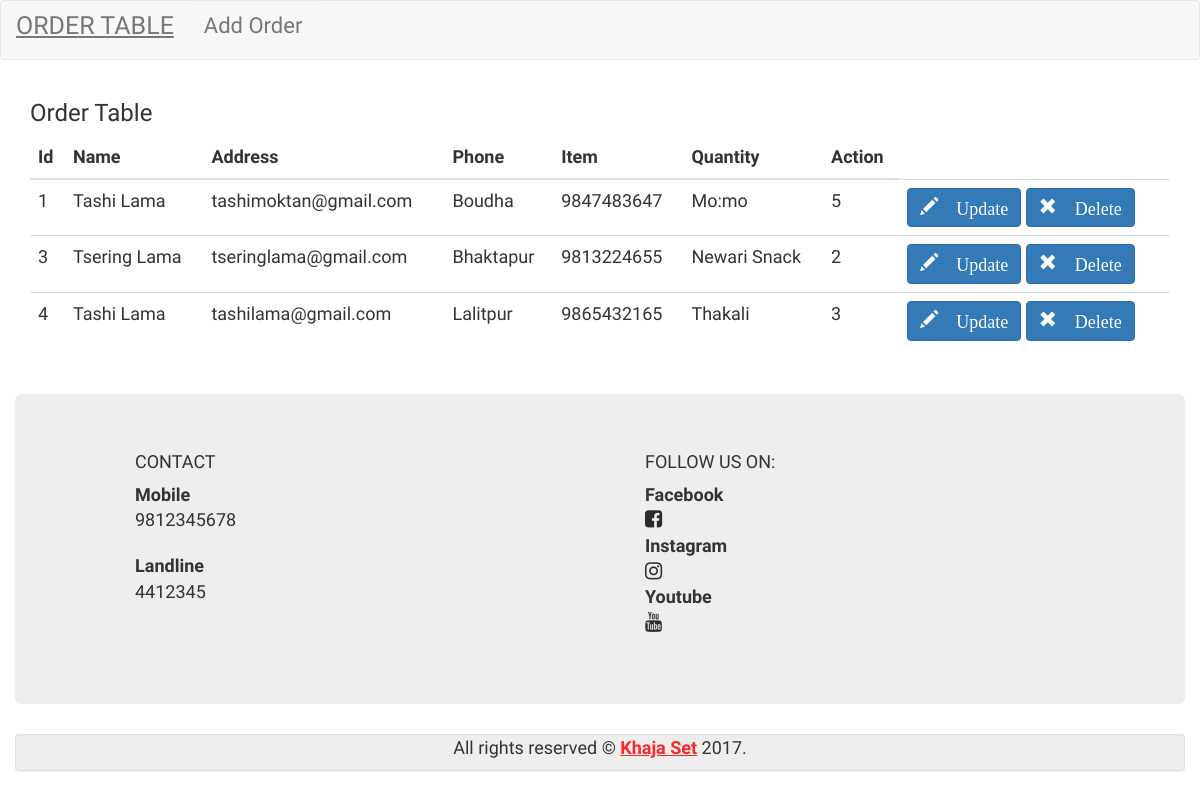
The page /User/index.php on the database its author committed.
### tables this page shows
CREATE TABLE `addorder` (
  `id` int(11) NOT NULL,
  `name` varchar(50) NOT NULL,
  `email` varchar(50) NOT NULL,
  `address` varchar(50) NOT NULL,
  `phone` bigint(11) NOT NULL,
  `item` varchar(50) NOT NULL,
  `quantity` int(11) NOT NULL
);

### User/index.php (the view, shortened to what this page needs)
<?php include('header.php'); ?>
<div class="container" id="orderTable-container">
        <h3>Order Table</h3>
    <div class="table-responsive">
    <table class="table">
        <thead>
            <tr>
                <th>Id</th><th>Name</th><th>Address</th><th>Phone</th><th>Item</th><th>Quantity</th><th>Action</th>
            </tr>
        </thead>
       <tbody>
        <?php
        include('../backend/connect.php');
        $select="Select * from addorder";
        $query=mysqli_query($con,$select) or die(mysqli_error($con));
        if(mysqli_num_rows($query)!=false){
            while($row=mysqli_fetch_assoc($query)){
                echo "<tr>";
                foreach($row as $val){
                    echo "<td>".$val."</td>";
                }
                echo "<td>"."<button class='btn btn-primary' type='button' name='update'><a href='update.php?Id=".$row['Id']."' style='color:white;text-decoration:none;'><span class='glyphicon glyphicon-pencil'> Update</span></a></button>
                             <button class='btn btn-primary' type='button' name='delete'><a href='delete.php?Id=".$row['Id']."'style='color:white;text-decoration:none;'><span class='glyphicon glyphicon-remove'> Delete</span></a></button>"."</td>";
                echo "</tr>";
            }
        }
        ?>
        </tbody>
    </table>
    </div>
</div>
<?php include('../footer.php'); ?>

### User/header.php (shortened to what this page needs)
<!DOCTYPE html>
<html>
<head>
    <link rel="stylesheet" href="https://maxcdn.bootstrapcdn.com/bootstrap/3.3.7/css/bootstrap.min.css">
    <link rel="stylesheet" href="../css/main.css" type="text/css">
    <link rel="stylesheet" href="https://cdnjs.cloudflare.com/ajax/libs/font-awesome/4.7.0/css/font-awesome.min.css">
</head>
<body>
<nav class="navbar navbar-default">
    <div class="container-fluid">
                <div class="navbar-header">
                    <a class="navbar-brand" href="index.php" > ORDER TABLE</a>
                 </div>
                 <div class="">
                    <ul class="nav navbar-nav">
                    <li><a href="addorder.php">Add Order</a></li>
                    </ul>
                 </div>
    </div>
 </nav>

### footer.php
    <div class="container-fluid">
        <div class="jumbotron">
           <div class="row" id="footer-row">
               <div class="col-sm-5">
                <h4>CONTACT</h4>
                <dl>
                    <dt>Mobile</dt>
                    <dd>9812345678</dd>
                </dl>
                <dl>
                    <dt>Landline</dt>
                    <dd>4412345</dd>
                </dl>
            </div>
            <div class="col-sm-5">
                <h4>FOLLOW US ON: </h4>
                <dl>
                    <dt>Facebook</dt>
                    <dd><a href="https://www.facebook.com"><i class="fa fa-facebook-square" style="font-size:20px;color:#2C2C2C;"></i></dd></a>
                    <dt>Instagram</dt>
                    <dd><a href="instagram.com"><i class="fa fa-instagram" style="font-size: 20px;color:#2C2C2C;"></i></a></dd>
                    <dt>Youtube</dt>
                    <dd><a href="youtube.com"><i class="fa fa-youtube" style="font-size: 20px;color:#2C2C2C;"></i></a></dd>
                </dl>
            </div>
        </div>
    </div>
    <div class="panel panel-default">
        <p>   All rights reserved &copy; <b style="color: #fb2828;"><u>Khaja Set</u></b> 2017.</p>
    </div>
    </div>
</body>
</html>

### css/main.css (style rules this page uses)
* { padding:0px; margin:0px; font-family: 'Lobster', cursive; font-size:18px; }
.navbar-brand { font-size:25px; text-decoration:underline; }
.navbar { height:60px; }
.navbar-default .navbar-nav>li>a { background:#f7f7f7; font-size:22px; }
.container { margin-bottom:25px; }
.panel.panel-default { background:#eee; text-align:center; font-size:20px; }
#footer-row { display: flex; justify-content: space-between; }

### rows shown on the page
addorder: id "1", name "Tashi Lama", email "tashimoktan@gmail.com", address "Boudha", phone "9847483647", item "Mo:mo", quantity "5"
addorder: id "3", name "Tsering Lama", email "tseringlama@gmail.com", address "Bhaktapur", phone "9813224655", item "Newari Snack", quantity "2"
addorder: id "4", name "Tashi Lama", email "tashilama@gmail.com", address "Lalitpur", phone "9865432165", item "Thakali", quantity "3"
